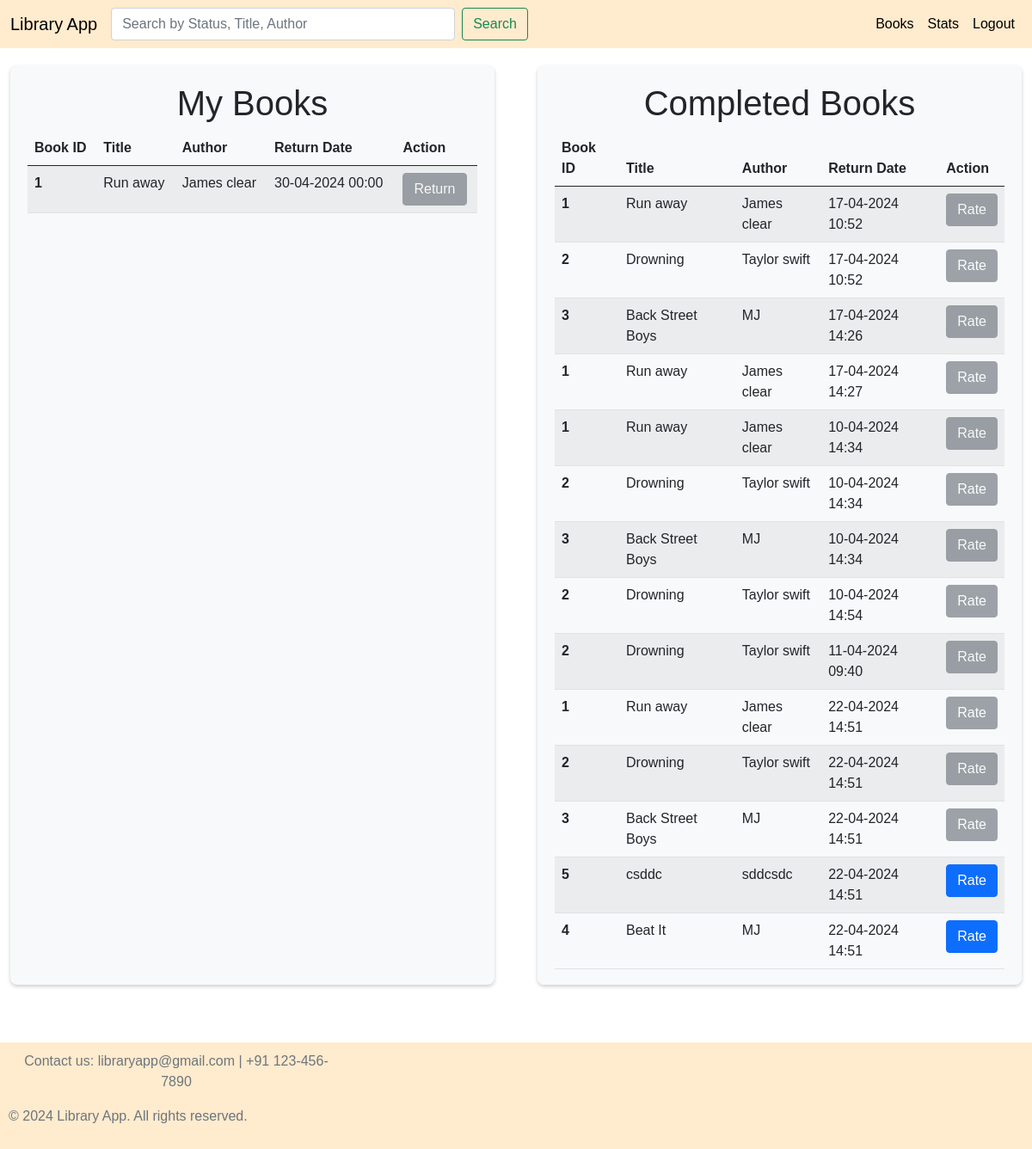
Page /mybooks (signed in) on the committed database.
### model.py (models this page shows)
class Book(db.Model):
    id = db.Column(db.Integer, primary_key=True, autoincrement=True, nullable=False)
    title = db.Column(db.String(100), nullable=False, unique=True)
    author = db.Column(db.String(100), nullable=False)
    content=db.Column(db.String, nullable=False)
    section_id = db.Column(db.Integer, db.ForeignKey('section.id'), nullable=False)
    date_issued=db.Column(db.DateTime, default=datetime.now(), nullable=False)
    date_return=db.Column(db.DateTime, nullable=False)

class BookRequest(db.Model):
    id = db.Column(db.Integer, primary_key=True, autoincrement=True, nullable=False)
    user_id = db.Column(db.Integer, db.ForeignKey('user.id'), nullable=False)
    book_id = db.Column(db.Integer, db.ForeignKey('book.id'), nullable=False)
    date_requested=db.Column(db.DateTime, default=datetime.now(), nullable=False)
    date_return=db.Column(db.DateTime, nullable=False)
    status=db.Column(db.String, nullable=False)
    user=db.relationship('User', backref='bookrequest', lazy=True)
    book=db.relationship('Book', backref='bookrequest', lazy=True)

### app.py (the view, shortened to what this page needs)
@app.route('/mybooks', methods=['GET', 'POST'])
@login_required
def userrequests():
    def get_book_data(req):
        book = Book.query.filter_by(id=req.book_id).first()
        b_d = {}
        b_d['title'] = book.title
        b_d['author'] = book.author
        b_d['content'] = book.content
        b_d['date_return'] = req.date_return
        b_d['status'] = req.status
        b_d['rid'] = req.id
        b_d['bid'] = book.id
        b_d['is_rated'] = True if Rating.query.filter_by(user_id=current_user.id, book_id=req.book_id).first() else False
        return b_d
    requests = BookRequest.query.filter_by(user_id=current_user.id).all()
    books = [get_book_data(req) for req in requests]
    return render_template('mybooks.html', requests=books)

### app.py (called while the page is built)
@login_manager.user_loader
def load_user(user_id):
    return User.query.get(int(user_id))

### templates/mybooks.html (shortened to what this page needs)
<!DOCTYPE html>
<html lang="en">
  <head>
    <link
      href="https://cdn.jsdelivr.net/npm/bootstrap@5.0.2/dist/css/bootstrap.min.css"
      rel="stylesheet"
    />
    <link rel="stylesheet" href="/static/styles.css" />
  </head>
  <body>
    <nav
      class="navbar navbar-expand-lg"
      style="background-color: blanchedalmond"
    >
      <div class="container-fluid">
        <a class="navbar-brand" href="/" style="color: black">Library App</a>
        <form class="d-flex" action="/mybooks" method="post">
          <input
            class="form-control me-2"
            type="search"
            name="query"
            style="width: 400px"
            placeholder="Search by Status, Title, Author"
            aria-label="Search"
          />
          <button class="btn btn-outline-success" type="submit">Search</button>
        </form>
        <div class="collapse navbar-collapse" id="navbarSupportedContent">
          <ul class="navbar-nav ms-auto mb-2 mb-lg-0">
            <li class="nav-item">
              <a class="nav-link active" href="/home" style="color: black"
                >Books</a
              >
            </li>
            <li class="nav-item">
              <a class="nav-link active" href="/stats" style="color: black"
                >Stats</a
              >
            </li>
            <li class="nav-item">
              <a class="nav-link active" href="/logout" style="color: black"
                >Logout</a
              >
            </li>
          </ul>
        </div>
      </div>
    </nav>
    <div class="container-fluid">
      <div style="display: flex; justify-content: space-between; gap: 50px">
        <div class="table-box">
          <h1 class="text-center">My Books</h1>
          <table class="table table-striped">
            <thead>
              <tr>
                <th scope="col">Book ID</th>
                <th scope="col">Title</th>
                <th scope="col">Author</th>
                <th scope="col">Return Date</th>
                <th scope="col">Action</th>
              </tr>
            </thead>
            <tbody>
              {% for request in requests %} {% if request.status=='approved' or
              request.status=='pending' %}
              <tr>
                <th scope="row">{{ request.bid }}</th>
                {% if request.status=='pending' %}
                <td>{{ request.title }}</td>
                {% endif %}
                <td>{{ request.author }}</td>
                <td>{{ request.date_return.strftime('%d-%m-%Y %H:%M') }}</td>
                <td>
                  {% if request.status=='approved' %}
                  <button
                    class="btn btn-primary"
                    onclick="window.location.href='/return/{{request.rid}}'"
                  >
                    Return
                  </button>
                  {% elif request.status=='pending' %}
                  <button class="btn btn-secondary" disabled>Return</button>
                  {% endif %}
                </td>
              </tr>
              {% endif %} {% endfor %}
            </tbody>
          </table>
        </div>
        <div class="table-box">
          <h1 class="text-center">Completed Books</h1>
          <table class="table table-striped">
            <thead>
              <tr>
                <th scope="col">Book ID</th>
                <th scope="col">Title</th>
                <th scope="col">Author</th>
                <th scope="col">Return Date</th>
                <th scope="col">Action</th>
              </tr>
            </thead>
            <tbody>
              {% for request in requests %} {% if request.status=='returned' %}
              <tr>
                <th scope="row">{{ request.bid }}</th>
                <td>{{ request.title }}</td>
                <td>{{ request.author }}</td>
                <td>{{ request.date_return.strftime('%d-%m-%Y %H:%M') }}</td>
                <td>
                  {% if request.is_rated %}
                  <button class="btn btn-secondary" disabled>Rate</button>
                  {% else %}
                  <button
                    class="btn btn-primary"
                    onclick="window.location.href='/rate/{{request.bid}}'"
                  >
                    Rate
                  </button>
                  {% endif %}
                </td>
              </tr>
              {% endif %} {% endfor %}
            </tbody>
          </table>
        </div>
      </div>
    </div>
    <div class="footer">
      <div
        style="
          background-color: blanchedalmond;
          padding: 10px;
          position: absolute;
          bottom: 0;
          width: 100%;
        "
      >
        <p
          class="text-center text-muted"
          style="display: inline-block; margin-right: 800px; margin-left: 10px"
        >
          Contact us: libraryapp@gmail.com | +91 123-456-7890
        </p>
        <p class="text-center text-muted" style="display: inline-block">
          © 2024 Library App. All rights reserved.
        </p>
      </div>
    </div>
  </body>
</html>

### static/styles.css (style rules this page uses)
* { margin: 0; padding: 0; box-sizing: border-box; font-family: sans-serif; }
html { height: 100%; box-sizing: border-box; }
body { overflow-x: hidden; position: relative; min-height: 100%; box-sizing: inherit; padding-bottom: 5rem; }
.table-box { margin-top: 20px; padding: 20px; background-color: #f8f9fa; border-radius: 8px; height: 80vh; box-shadow: 0 2px 4px rgba(0, 0, 0, 0.2); width: 80%; overflow-y: scroll; }

### rows in the picture
Book: title "Run away", author "James clear", title "Run away" "Run away" "Run away" "Run away", author "James clear" "James clear" "James clear" "James clear"
BookRequest: date_return "30-04-2024 00:00"
BookRequest: date_return "17-04-2024 10:52"
Book: title "Drowning" "Drowning" "Drowning" "Drowning" "Drowning", author "Taylor swift" "Taylor swift" "Taylor swift" "Taylor swift" "Taylor swift"
BookRequest: date_return "17-04-2024 10:52"
Book: title "Back Street Boys" "Back Street Boys" "Back Street Boys", author "MJ" "MJ" "MJ"
BookRequest: date_return "17-04-2024 14:26"
BookRequest: date_return "17-04-2024 14:27"
BookRequest: date_return "10-04-2024 14:34"
BookRequest: date_return "10-04-2024 14:34"
BookRequest: date_return "10-04-2024 14:34"
BookRequest: date_return "10-04-2024 14:54"
BookRequest: date_return "11-04-2024 09:40"
BookRequest: date_return "22-04-2024 14:51"
BookRequest: date_return "22-04-2024 14:51"
BookRequest: date_return "22-04-2024 14:51"
Book: title "csddc", author "sddcsdc"
BookRequest: date_return "22-04-2024 14:51"
Book: title "Beat It", author "MJ"
BookRequest: date_return "22-04-2024 14:51"

### other values in the picture
{{ request.bid }} "1"
{{ request.bid }} "1" "2" "3" "1" "1" "2" "3" "2" "2" "1" "2" "3" "5" "4"
